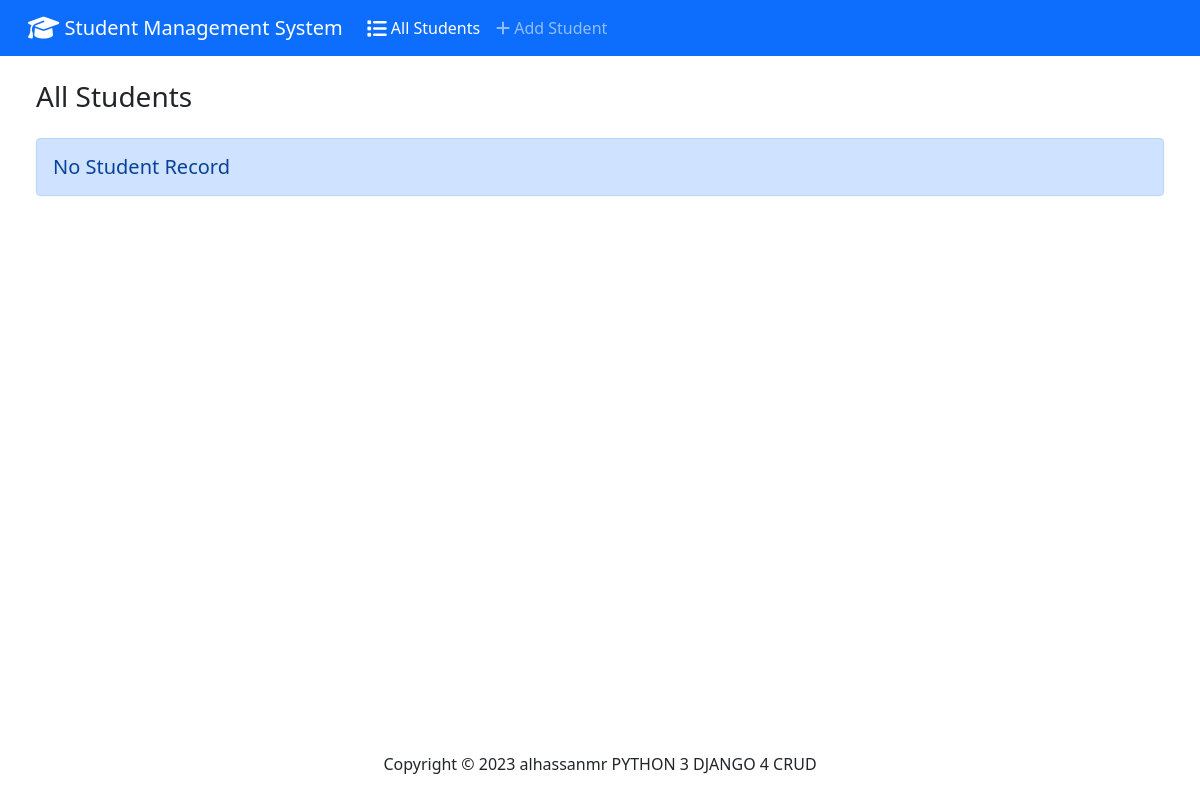
Before: / with the older database file.
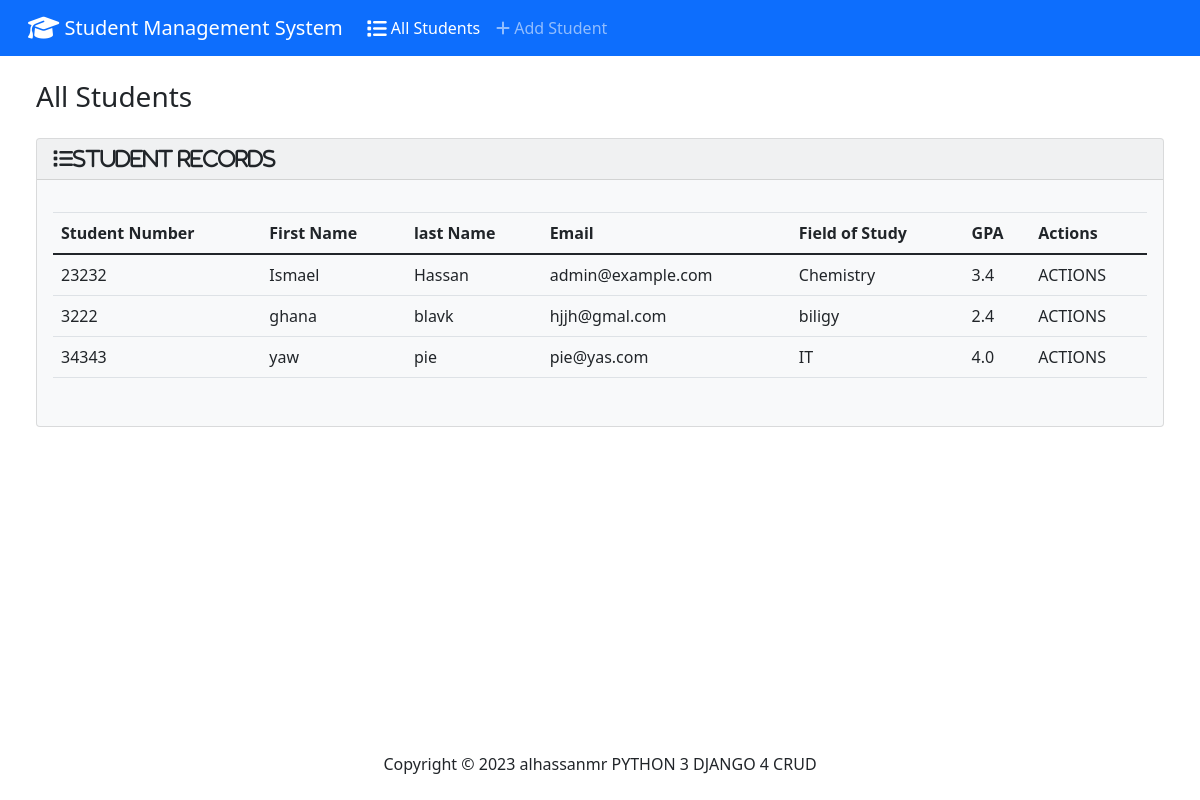
After: the same page with the newer database file.
### students/models.py (models this page shows, shortened)
class Student(models.Model):
    student_number = models.PositiveBigIntegerField()
    first_name = models.CharField(max_length=50)
    last_name = models.CharField(max_length=50)
    email = models.EmailField(max_length=100)
    field_of_study = models.CharField(max_length=100)
    gpa = models.FloatField()

### students/views.py (the view)
# urls.py: path('', views.index, name='index'),
def index(request):
    return render(request, 'students/index.html', {
        'students': Student.objects.all()
    })

### students/templates/students/index.html (shortened to what this page needs)
{% load static %}
<!DOCTYPE html>
<html>
  <head>
    <link
      rel="stylesheet"
      href="https://cdnjs.cloudflare.com/ajax/libs/font-awesome/6.3.0/css/all.min.css"
    />
    <link href="{% static 'css/bootstrap.min.css' %}" rel="stylesheet" />
  </head>
  <body class="d-flex flex-column min-vh-100">
    <nav class="navbar navbar-expand-lg navbar-dark bg-primary">
      <div class="container-fluid">
        <a class="navbar-brand" href="#">
          <i class="fa-solid fa-graduation-cap fa-lg"></i> Student Management System</a>
        <div class="collapse navbar-collapse" id="navbarColor01">
          <ul class="navbar-nav me-auto">
            <li class="nav-item">
              <a class="nav-link active" href="#">
                <i class="fa-solid fa-list fa-lg"></i> All Students
              </a>
            </li>
            <li class="nav-item">
              <a class="nav-link" href="#">
                <i class="fa-solid fa-plus fs-lg"></i> Add Student</a
              >
            </li>
          </ul>
        </div>
      </div>
    </nav>
    <div class="container-fluid">
      <h3 class="m-4">All Students</h3>
      <div class="row">
        <div class="col-12">
          {% if students %}
          <div class="card bg-light ms-4 me-4 mb-4">
            <div class="card-header">
              <i class="fa-solid fa-list fa-lg">Student Records</i>
            </div>
            <div class="card-body">
              <p class="card-text">
                <div class="table-responsive">
                  <table class="table table-hover">
                    <thead>
                      <tr>
                        <th scope="col">Student Number</th>
                        <th scope="col">First Name</th>
                        <th scope="col">last Name</th>
                        <th scope="col">Email</th>
                        <th scope="col">Field of Study</th>
                        <th scope="col">GPA</th>
                        <th scope="col">Actions</th>
                      </tr>
                    </thead>
                    <tbody>
                      {% for student in students %}
                      <tr>
                        <td>{{ student.student_number}}</td>
                        <td>{{ student.first_name}}</td>
                        <td>{{ student.last_name}}</td>
                        <td>{{ student.email}}</td>
                        <td>{{ student.field_of_study}}</td>
                        <td>{{ student.gpa}}</td>
                        <td>ACTIONS</td>
                      </tr>
                      {% endfor %}
                    </tbody>
                  </table>
                </div>
              </p>
            </div>
          </div>
          {% else %}
          <h5 class="alert alert-primary ms-4 me-4">No Student Record</h5>
          {% endif %}
        </div>
      </div>
    </div>
    <footer class="mt-auto mb-4">
      <div class="text-center">
        <span>
          Copyright &copy;
          alhassanmr PYTHON 3 DJANGO 4 CRUD
        </span>
      </div>
    </footer>
    <link
      href="https://cdn.jsdelivr.net/npm/bootstrap@5.0.2/dist/css/bootstrap.min.css"
      rel="stylesheet"
    />
  </body>
</html>

Changed rows visible on the page:
added Student: student_number "23232", first_name "Ismael", last_name "Hassan", email "admin@example.com", field_of_study "Chemistry", gpa "3.4"
added Student: student_number "3222", first_name "ghana", last_name "blavk", email "hjjh@gmal.com", field_of_study "biligy", gpa "2.4"
added Student: student_number "34343", first_name "yaw", last_name "pie", email "pie@yas.com", field_of_study "IT", gpa "4.0"
Other visible differences:
text no longer shown: "No Student Record"
text now shown: "Student Records Student Number First Name last Name Email Field of Study GPA Actions"
